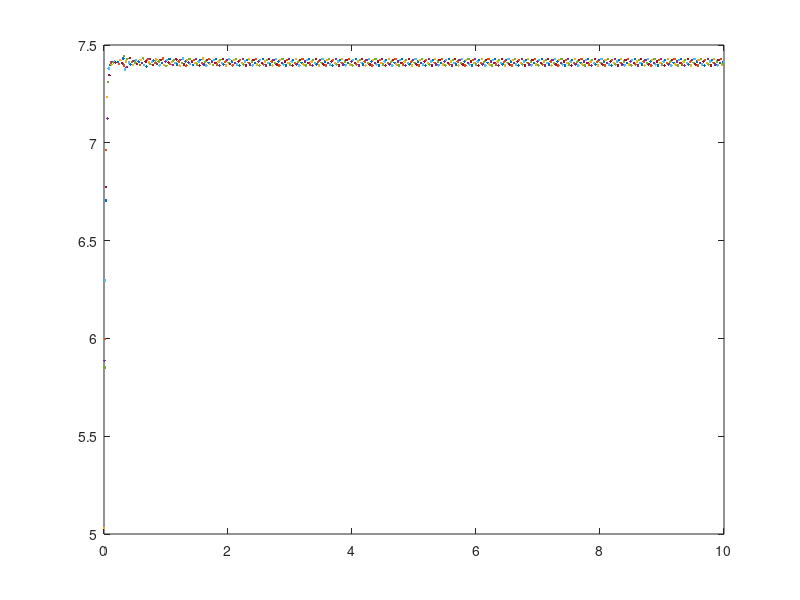
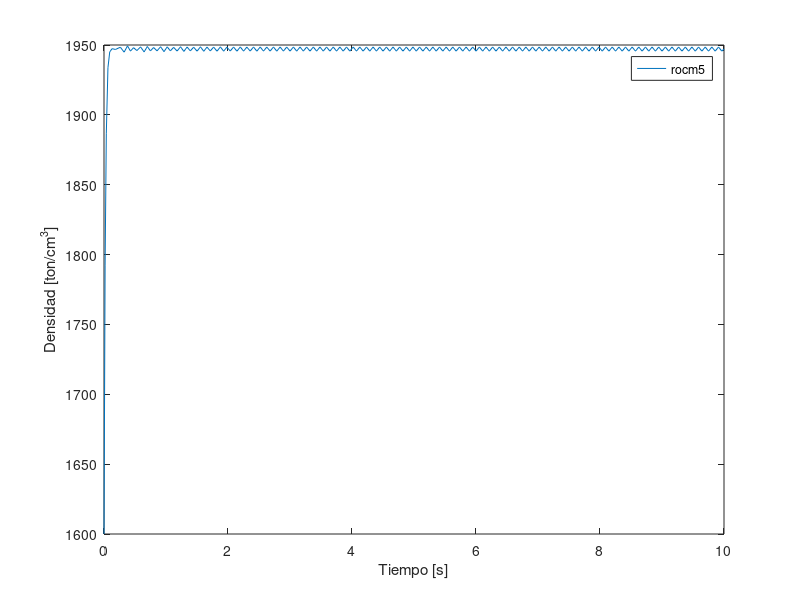

Here is the MATLAB script that generated these plots, in order:
function Flujos_verificacionok
tiemporango=[0 10];
valoresiniciales=[1600]; %valores iniciales para densidad 
[t,d]=ode23(@rodos,tiemporango,valoresiniciales);
t
d
figure(2)
plot(t,d), hold on;
xlabel('Tiempo [s]')
ylabel('Densidad [ton/cm^3]')
legend('rocm5')
end

function vectorode =rodos(t, vectorvariablesdep)
%definicion de variables dependientes
rocm5=vectorvariablesdep(1);
% rocm4=vectorvariablesdep(2);
% rocm3=vectorvariablesdep(3);
% rocm2=vectorvariablesdep(4);
% rocm1=vectorvariablesdep(5);
%Angulo del centro de masa
Gs6=7.412055556; %kg/s
U=0.67;%m/s
D=0.8;%m/s
L=0.25;%m/s
s0=0.019;%m/s
roa=1620;%kg/m^3
vol=0.0001599857;%m^3
alfacm5=acos((roa*(D+s0)-rocm5*s0)/(roa*D));
% alfacm4=acos((rocm5*(D+s0)-rocm4*s0)/(rocm5*D));
% alfacm3=acos((rocm4*(D+s0)-rocm3*s0)/(rocm4*D));
% alfacm2=acos((rocm3*(D+s0)-rocm2*s0)/(rocm3*D));
% alfacm1=acos((rocm2*(D+s0)-rocm1*s0)/(rocm2*D));
%Area perpendicular al flujo masico
A5=L*(s0+D*(1-cos(alfacm5)));
% A4=L*(s0+D*(1-cos(alfacm4)));
% A3=L*(s0+D*(1-cos(alfacm3)));
% A2=L*(s0+D*(1-cos(alfacm2)));
% A1=L*(s0+D*(1-cos(alfacm1)));
%Velocidad de la franja de material
V5=U*cos(alfacm5);
% V4=U*cos(alfacm4);
% V3=U*cos(alfacm3);
% V2=U*cos(alfacm2);
% V1=U*cos(alfacm1);
%Flujos
Gs5=V5*A5*rocm5;
% Gs4=3600*V4*A4*rocm4;
% Gs3=3600*V3*A3*rocm3;
% Gs2=3600*V2*A2*rocm2;
% Gs1=3600*V1*A1*rocm1;
%Ecuaciones diferenciales
drocm5dt= (Gs6-Gs5)/vol;
% drocm4dt= (Gs5-Gs4)/vol4;
% drocm3dt= (Gs4-Gs3)/vol3;
% drocm2dt= (Gs3-Gs2)/vol2;
% drocm1dt= (Gs2-Gs1)/vol1;
vectorode=[drocm5dt];
figure(1)
plot(t,Gs5),hold on
Gs5
end